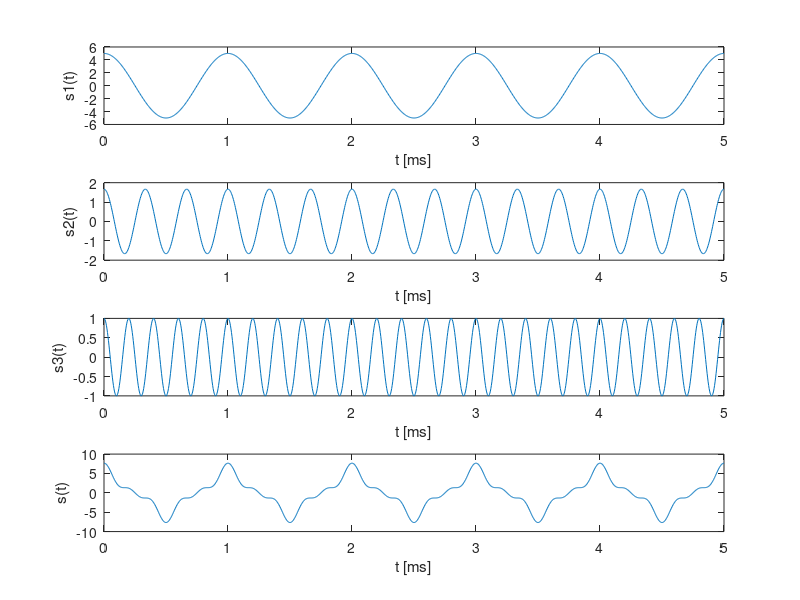
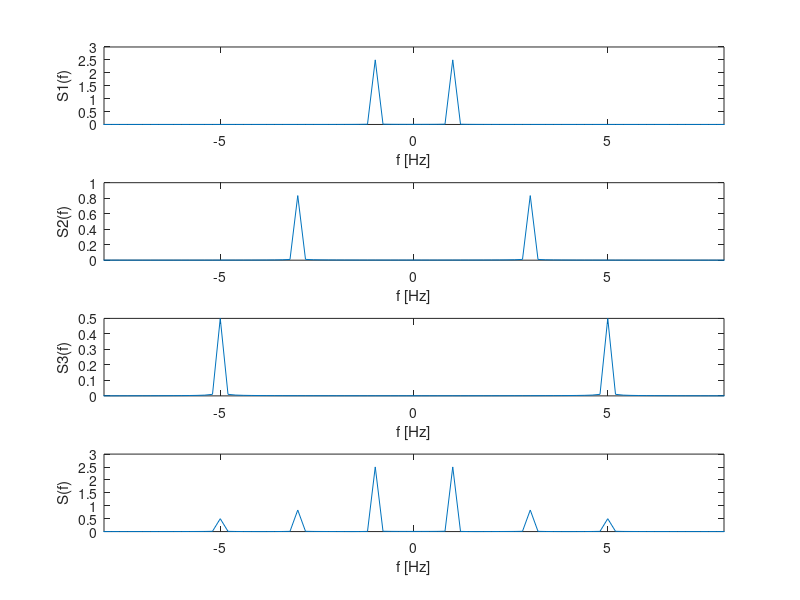
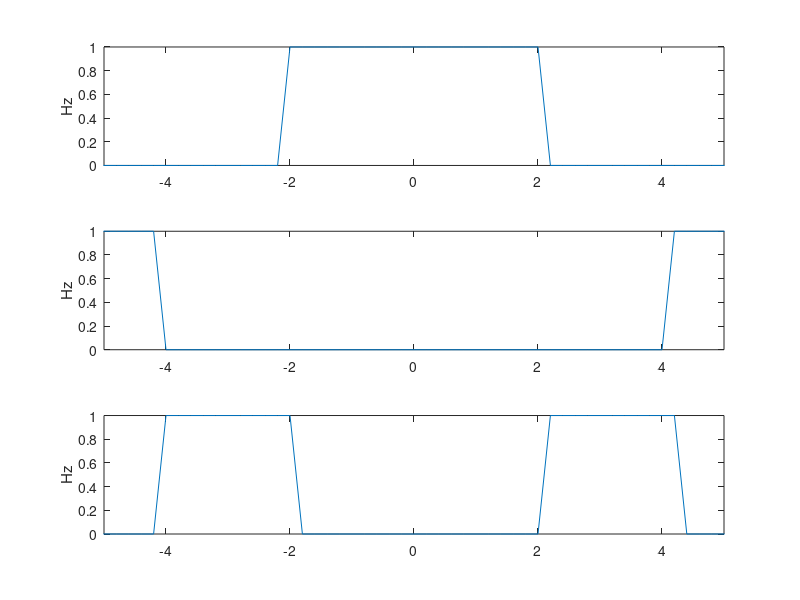
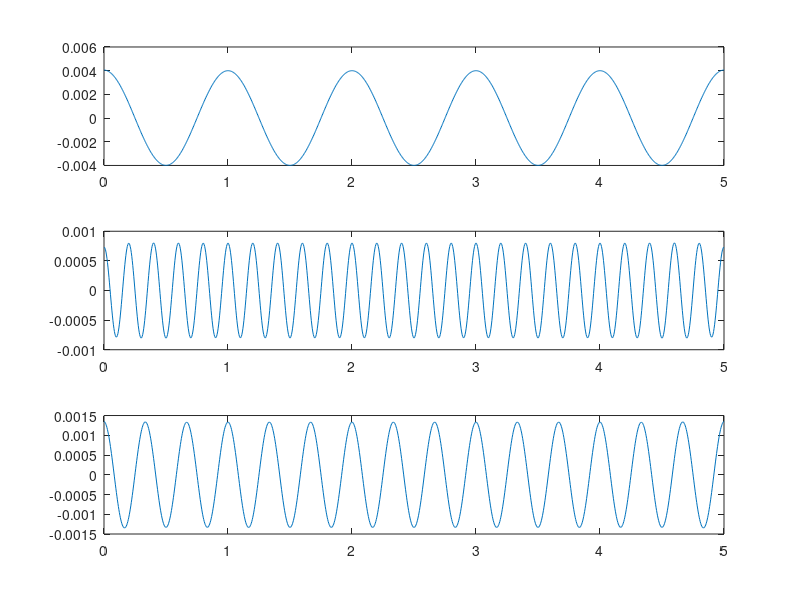

MATLAB code for these plots, in order:
% Lab_2 COM1
% ALLEX MAGNO ANDRADE

clear all
close all
clc

% Amplitudes
a1 = 5; a2 = 5/3; a3 = 1;

% Frequencia
f1 = 1; f2 = 3; f3 = 5;

% Amostras
fa = 50*f3;
ta = 1/fa;

t = 0:ta:5*f1;

% Gerando os sinais
s1_t = a1*cos(2*pi*f1*t);
s2_t = a2*cos(2*pi*f2*t);
s3_t = a3*cos(2*pi*f3*t);

s_t = s1_t + s2_t + s3_t;
% Plotando no dominio do tempo
figure(1)
subplot(411)
plot(t, s1_t)
xlabel("t [ms]")
ylabel("s1(t)")

subplot(412)
plot(t, s2_t)
xlabel("t [ms]")
ylabel("s2(t)")

subplot(413)
plot(t, s3_t)
xlabel("t [ms]")
ylabel("s3(t)")

subplot(414)
plot(t, s_t)
xlabel("t [ms]")
ylabel("s(t)")

% Plotando no dominio da frequencia
f = -fa/2:0.2:fa/2;

S1_f = fftshift(fft(s1_t)/length(s1_t));
S2_f = fftshift(fft(s2_t)/length(s2_t));
S3_f = fftshift(fft(s3_t)/length(s3_t));
S_f = fftshift(fft(s_t)/length(s_t));

figure(2)
subplot(411)
plot(f, abs(S1_f))
xlabel("f [Hz]")
ylabel("S1(f)")
xlim([-8 8])

subplot(412)
plot(f, abs(S2_f))
xlabel("f [Hz]")
ylabel("S2(f)")
xlim([-8 8])

subplot(413)
plot(f, abs(S3_f))
xlabel("f [Hz]")
ylabel("S3(f)")
xlim([-8 8])

subplot(414)
plot(f, abs(S_f))
xlabel("f [Hz]")
ylabel("S(f)")
xlim([-8 8])


%% Projetando filtro ideais

filtro_pb = ([zeros(1, 615) ones(1, 21) zeros(1, 615)]);
filtro_pa = ([ones(1, 605) zeros(1, 41) ones(1, 605)]);
filtro_pf = ([zeros(1, 605) ones(1, 11) zeros(1, 20) ones(1, 11) zeros(1, 604)]);

% Resposta em freq
figure(3)
subplot(311)
plot(f, filtro_pb)
ylabel("Hz")
xlim([-5 5])

subplot(312)
plot(f, filtro_pa)
ylabel("Hz")
xlim([-5 5])

subplot(313)
plot(f, filtro_pf)
ylabel("Hz")
xlim([-5 5])

% Passando o sinal por cada filtro
s_f1 = filtro_pb.*S_f;
s_f2 = filtro_pa.*S_f;
s_f3 = filtro_pf.*S_f;


% Sinal no tempo
figure(4)
s_t1 = ifft(ifftshift(s_f1));
subplot(311)
plot(t, s_t1)

s_t2 = ifft(ifftshift(s_f2));
subplot(312)
plot(t, s_t2)

s_t3 = ifft(ifftshift(s_f3));
subplot(313)
plot(t, s_t3)
